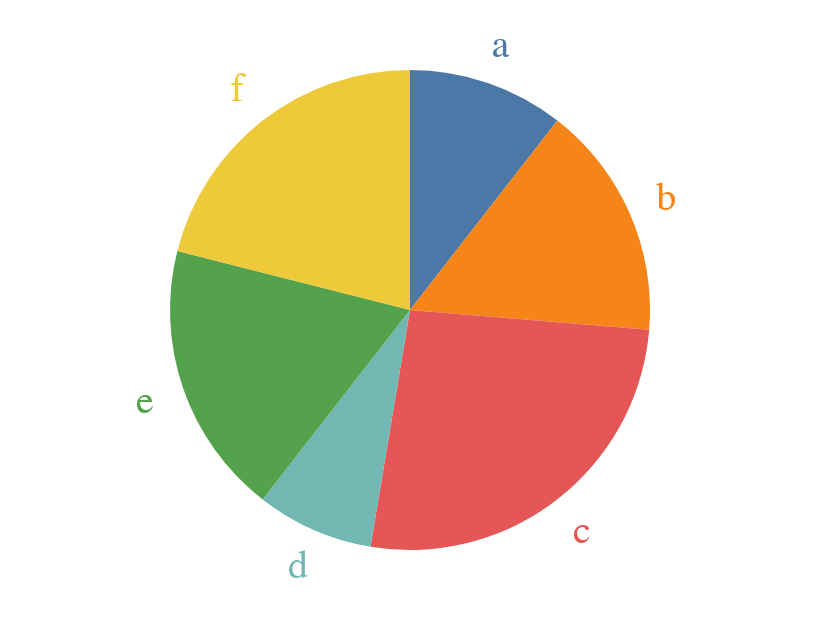

Notebook cell for this chart:
### Code cell
# Start

source = pd.DataFrame(
    {"category": ["a", "b", "c", "d", "e", "f"], "value": [4, 6, 10, 3, 7, 8]}
)

base = alt.Chart(source).encode(
    theta=alt.Theta("value:Q", stack=True), color=alt.Color("category:N", legend=None)
)

pie = base.mark_arc(outerRadius=120)
text = base.mark_text(radius=140, size=20).encode(text="category:N")

pie + text

### Figure 1 — Vega-Lite specification as saved in the notebook (floating-point values rounded to 4 significant figures)
{"config": {"view": {"continuousWidth": 400, "continuousHeight": 300}}, "layer": [{"mark": {"type": "arc", "outerRadius": 120}, "encoding": {"color": {"field": "category", "legend": null, "type": "nominal"}, "theta": {"field": "value", "stack": true, "type": "quantitative"}}}, {"mark": {"type": "text", "radius": 140, "size": 20}, "encoding": {"color": {"field": "category", "legend": null, "type": "nominal"}, "text": {"field": "category", "type": "nominal"}, "theta": {"field": "value", "stack": true, "type": "quantitative"}}}], "data": {"name": "data-21719d9b16f319b70628a8421a8d270c"}, "$schema": "https://vega.github.io/schema/vega-lite/v4.17.0.json", "datasets": {"data-21719d9b16f319b70628a8421a8d270c": [{"category": "a", "value": 4}, {"category": "b", "value": 6}, {"category": "c", "value": 10}, {"category": "d", "value": 3}, {"category": "e", "value": 7}, {"category": "f", "value": 8}]}}
